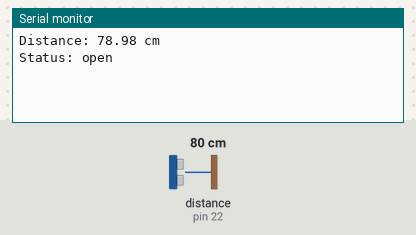
The sketch below on a simulated Arduino Mega 2560, built with avr-gcc and run on an emulated ATmega2560. On the bench: the last lines printed to the serial monitor. Wiring (inferred from the names in the program): ultrasonic range finder: trigger pin 23; echo pin 22. Inputs (shaded band) come from the test bench; at power-on: distance to the obstacle (sensor on pin 22) 80 cm. The echo pulse lasts 58.3 µs per cm.

Above: at 1.2 s.
1.3 s: distance to the obstacle (sensor on pin 22) set to 2 cm
At 1.74 s:
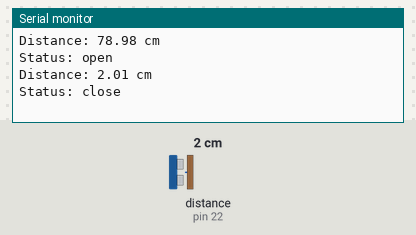
3.0 s: distance to the obstacle (sensor on pin 22) set to 4 cm
At 3.7 s:
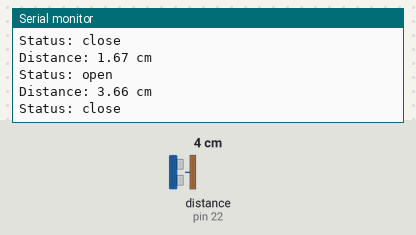
Timing chart, 0 to 6.0 s (numbered marks = the images above; inputs shaded):
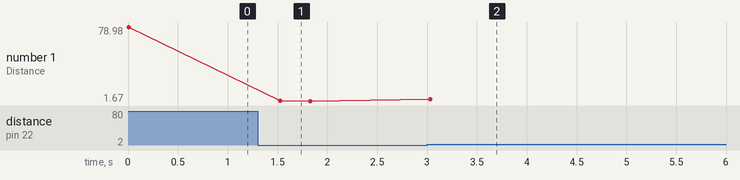

Measured:
- after the input at 1.3 s, the serial monitor: prints a new line after 0.23 s (image 1)
- after the input at 3.0 s, the serial monitor: prints a new line at once (image 2)
- plotted number 1: 78.98 → 1.67 after the input at 1.3 s, 1.67 → 3.66 after the input at 3.0 s

The sketch:

HC_SR04_03_error.ino
```cpp
#define TRIG 23
#define ECHO 22

String lastState = "close";  // 처음 상태

void setup() {
  Serial.begin(9600);
  pinMode(TRIG, OUTPUT);
  pinMode(ECHO, INPUT);
}

void loop() {

  // 초음파 신호 전송
  digitalWrite(TRIG, LOW);
  delayMicroseconds(2);
  digitalWrite(TRIG, HIGH);
  delayMicroseconds(10);
  digitalWrite(TRIG, LOW);

  // 초음파 반사 시간 읽기
  long t = pulseIn(ECHO, HIGH, 30000);  // 30ms 타임아웃

  // cm 단위변환
  float d = t * 0.034 / 2;

  // 0.00 오류값 잡아줌
  if (d == 0 || d > 400) {
    // Serial.println("무시무시무시");
    delay(300);
    return;
  }
  String currentState;

  if (d >= 2 && d <= 6)
  {
    currentState = "close";
  }
  else
  {
    currentState = "open";
  }

  // 상태 변화가 있을 때만 출력
  if (currentState != lastState) {
    Serial.print("Distance: ");
    Serial.print(d);
    Serial.println(" cm");
    Serial.print("Status: ");
    Serial.println(currentState);

    lastState = currentState;
  }

  delay(300);
}
```
